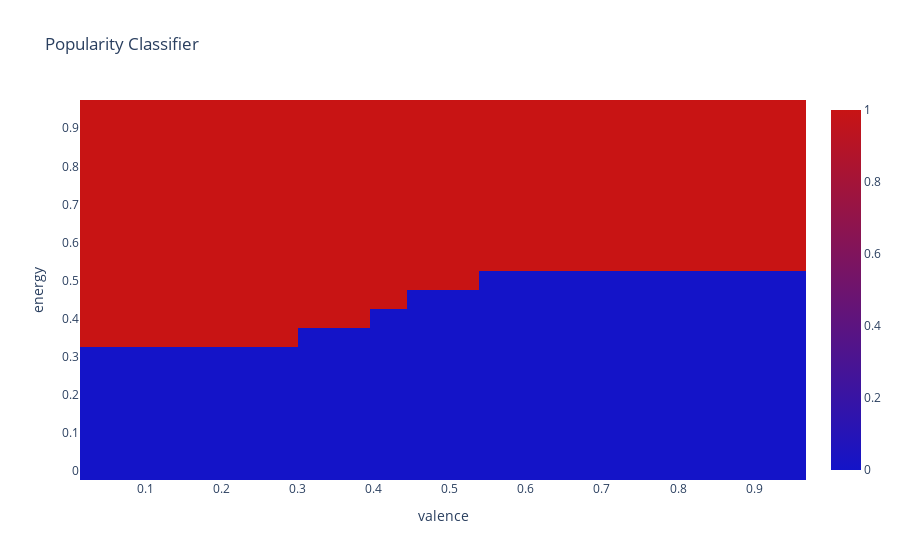

Notebook cell for this chart:
### Markdown cell above
This notebook demonstrates how to predict a song's popularity from the respective emotional valence and arousal. 
 * These features are taken from the Spotify API and are stored in the songs_metadata.json file. The popularity score is thresholded and binarized so that the problem is transposed to a binary classification task of balanced classes.
 * We have selected to use a simple SVM classifier (no parameter tuning). 
 * The dataset is split into train (50% - 50%) 
 * The overall performance of the classifier is rather low (58%, just 8% better than random guess)
 * Also, the 2D decision boundary is visualize through a simple application of SVM predictions on fixed grid points

### Code cell
import pandas as pd
import numpy as np
from sklearn import svm
import plotly
# GET THE DATA #
metadata = pd.read_json('songs_metadata.json')           # read the song metadata file using pandas
metadata = metadata.dropna()                             # drop columns with NaN values
print(metadata.columns)
X = np.array([metadata['spotify-valence'],metadata['spotify-energy']]).T    # create the feature matrix from two columns of our data
y = np.array(metadata['spotify-popularity'])                                # create the y array (target values) from the respective column of our data
y_mean = np.median(y)                                                      # threshold values to make the classification task
y[y<y_mean] = 0
y[y>=y_mean] = 1
# TRAIN AND TEST #
# split data 50 - 50 into train and test (there are obviously smarter ways to do that, but we will see that later):
X_train = X[::2, :]
y_train = y[::2]
X_test = X[1::2, :]
y_test = y[1::2]

clf = svm.SVC()                           # initialize the classifier
clf.fit(X_train, y_train)                 # train the classifier
y_pred = clf.predict([[100, 1]])
y_pred = clf.predict(X_test)
print(f'classification accuracy: {100*(np.count_nonzero(y_test==y_pred) / len(y_pred)):.2f}%')

# VISUALIZE #
import plotly.graph_objects as go
x_ = np.arange(np.min(X_train[:,0]), np.max(X_train[:,0]), (np.max(X_train[:,0]) - np.min(X_train[:,0])) / 20)
y_ = np.arange(np.min(X_train[:,1]), np.max(X_train[:,1]), (np.max(X_train[:,1]) - np.min(X_train[:,1])) / 20)
Z = np.zeros((len(y_), len(x_)))
for ix, xx in enumerate(x_):
    for iy, yy in enumerate(y_):
        Z[iy, ix] = clf.predict([[xx, yy]])

fig = go.Figure(data=[
    go.Heatmap(z=Z, y=y_, x=x_, colorscale=[[0.0, 'rgb(20, 20, 200)'], [1.0, 'rgb(200, 20, 20)']])], 
    layout=go.Layout(title='Popularity Classifier', xaxis=dict(title="valence",), yaxis=dict(title="energy",)))
plotly.offline.iplot(fig)

### Figure 1 — Plotly figure (JSON) as saved in the notebook; plotly's stock layout.template omitted (floating-point values rounded to 4 significant figures; data arrays with more than 128 entries replaced by an {"elided": "..."} marker saying what was removed)
{"data": [{"colorscale": [[0, "rgb(20, 20, 200)"], [1, "rgb(200, 20, 20)"]], "type": "heatmap", "x": [0.0382, 0.08589, 0.1336, 0.1813, 0.229, 0.2766, 0.3243, 0.372, 0.4197, 0.4674, 0.5151, 0.5628, 0.6105, 0.6582, 0.7059, 0.7535, 0.8012, 0.8489, 0.8966, 0.9443], "y": [0.00177, 0.05163, 0.1015, 0.1514, 0.2012, 0.2511, 0.3009, 0.3508, 0.4007, 0.4505, 0.5004, 0.5502, 0.6001, 0.65, 0.6998, 0.7497, 0.7996, 0.8494, 0.8993, 0.9491], "z": {"elided": "20x20 int values"}}], "layout": {"title": {"text": "Popularity Classifier"}, "xaxis": {"title": {"text": "valence"}}, "yaxis": {"title": {"text": "energy"}}}}
